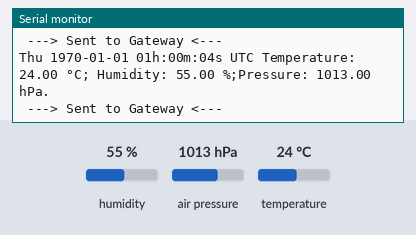
A sketch run on a simulated ESP32. Parts: the last lines printed to the serial monitor. Inputs (shaded band) come from the test bench; at power-on: humidity 55 %, air pressure 1013 hPa, temperature 24 °C. Nothing arrives over Bluetooth unless stated; a phone connects over Bluetooth LE 3 s after start.

Above: at 4.8 s.
4.9 s: humidity set to 22 %
At 5.8 s:
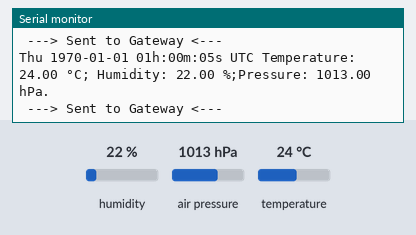
6.5 s: air pressure set to 952 hPa
At 7.8 s:
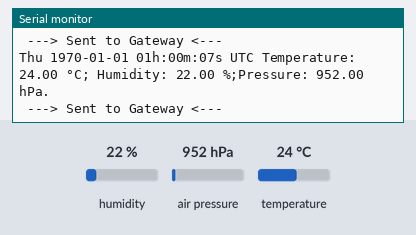
8.1 s: temperature set to 12 °C
At 8.1 s:
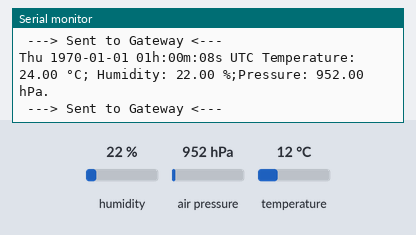
9.7 s: air pressure set to 975 hPa
At 10.8 s:
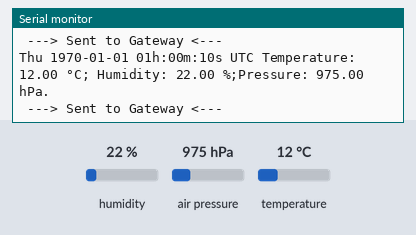
11.3 s: humidity set to 40 %
At 12.8 s:
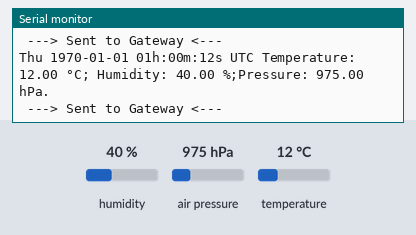
Timing chart, 0 to 13.9 s (numbered marks = the images above; inputs shaded):
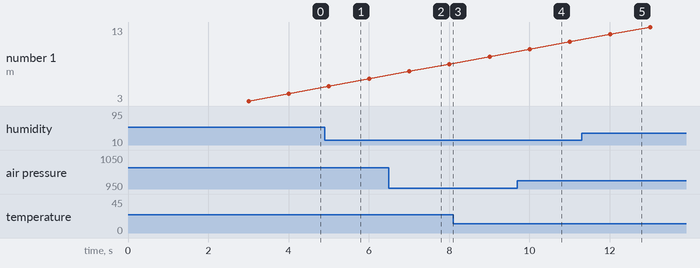

Measured:
- after the input at 4.9 s, the serial monitor: prints a new line after 0.11 s (image 1)
- after the input at 6.5 s, the serial monitor: prints a new line after 0.51 s (image 2)
- after the input at 9.7 s, the serial monitor: prints a new line after 0.31 s (image 4)
- after the input at 11.3 s, the serial monitor: prints a new line after 0.71 s (image 5)

The sketch:

A_Server_0_1.ino
```cpp
#include <DHT.h>
#include <DHT_U.h>

/*********
  Rui Santos
  Complete instructions at https://RandomNerdTutorials.com/esp32-ble-server-client/
  Permission is hereby granted, free of charge, to any person obtaining a copy of this software and associated documentation files.
  The above copyright notice and this permission notice shall be included in all copies or substantial portions of the Software.
*********/

#include <BLEDevice.h>
#include <BLEServer.h>
#include <BLEUtils.h>
#include <BLE2902.h>
#include <Wire.h>
#include <Adafruit_Sensor.h>
#include <Adafruit_BME280.h>

#define _GLIBCXX_USE_CXX11_ABI 0
//Default Temperature is in Celsius
//Comment the next line for Temperature in Fahrenheit
#define temperatureCelsius

//BLE server name
#define bleServerName "grupo_2_ESP"


#define DHTPIN 17
#define DHTTYPE DHT11
Adafruit_BME280 bme; // I2C
DHT_Unified dht(DHTPIN, DHTTYPE);
clock_t begin = clock();
char *timeArr;

bool first=true;
float temp;
float tempF;
float hum;
float pressure;
float startTime = millis();

boolean newTime = false;

bool deviceConnected = false;

// See the following for generating UUIDs:
// https://www.uuidgenerator.net/
#define SERVICE_UUID "1aa3d607-8465-4476-a592-40a6b0f14efb"

// Temperature Characteristic and Descriptor
#define temperatureCelsius
  BLECharacteristic bmeCharacteristics("b673b689-9772-47a8-825d-51f07e9a3098", BLECharacteristic::PROPERTY_NOTIFY);
  BLEDescriptor bmeDescriptor(BLEUUID((uint16_t)0x2902)); //check why this

#define timeC
  BLECharacteristic timeCharacteristics("3a3e6d34-6a5d-4205-9b91-94ed7c92f6e1", BLECharacteristic::PROPERTY_NOTIFY);
  BLEDescriptor timeDescriptor(BLEUUID((uint16_t)0x2902)); //check why this

//Setup callbacks onConnect and onDisconnect
class MyServerCallbacks: public BLEServerCallbacks {
  void onConnect(BLEServer* pServer) {
    deviceConnected = true;
  };
  void onDisconnect(BLEServer* pServer) {
    deviceConnected = false;
  }
};

void initBME(){
  if (!bme.begin(0x76)) {
    Serial.println("Could not find a valid BME280 sensor, check wiring!");
    while (1);
  }
}


void setup() {
  // Start serial communication
  Serial.begin(115200);
  dht.begin();
  sensor_t sensor;
  dht.temperature().getSensor(&sensor);
  dht.humidity().getSensor(&sensor);
  // Init BME Sensor
  initBME();
  //turn on when included
  timeArr = "0";
  // Create the BLE Device
  BLEDevice::init(bleServerName);

  // Create the BLE Server
  BLEServer *pServer = BLEDevice::createServer();
  pServer->setCallbacks(new MyServerCallbacks());

  // Create the BLE Service
  BLEService *bmeService = pServer->createService(SERVICE_UUID);

  // Create BLE Characteristics and Create a BLE Descriptor
  // Temperature
  #define temperatureCelsius
    bmeService->addCharacteristic(&bmeCharacteristics);
    bmeDescriptor.setValue("BME values");
    bmeCharacteristics.addDescriptor(&bmeDescriptor);

    #define timeC
    bmeService->addCharacteristic(&timeCharacteristics);
    bmeDescriptor.setValue("Time Values");
    bmeCharacteristics.addDescriptor(&timeDescriptor);


  // Start the service
  bmeService->start();

  // Start advertising
  BLEAdvertising *pAdvertising = BLEDevice::getAdvertising();
  pAdvertising->addServiceUUID(SERVICE_UUID);
  pServer->getAdvertising()->start();
  Serial.println("Waiting a client connection to notify...");
  //Assign callback functions for the Characteristics

}

void loop() {
  static char tempStringC[4];
  if (deviceConnected) {
    if(millis()-startTime>=1000){
      startTime=millis();
    pressure = bme.readPressure()/100;
        sensors_event_t event;
        dht.temperature().getEvent(&event);


    timeArr=(char*)timeCharacteristics.getValue().c_str();


   Serial.print("\n");


  Serial.print(timeConverter());
  if (isnan(event.temperature)) {
    Serial.println(F("Error reading temperature!"));
  }
  else {
    Serial.print(F(" Temperature: "));
    Serial.print(event.temperature);

    dtostrf(event.temperature,4,1,tempStringC);
    Serial.print(F(" °C;"));
  }
  // Get humidity event and print its value.
  dht.humidity().getEvent(&event);
  if (isnan(event.relative_humidity)) {
    Serial.println(F("Error reading humidity!"));
  }
  else {
    Serial.print(F(" Humidity: "));
    Serial.print(event.relative_humidity);
    Serial.print(F(" %;"));
  }


    Serial.print("Pressure: ");
    Serial.print(pressure);
    Serial.print(" hPa.");

    static char humStringC[7];
    static char pressureStringC[3];
    static char temporC[3];
      dtostrf(event.relative_humidity,2,0,humStringC);
    dtostrf(event.relative_humidity,3,0,temporC);
    dtostrf(pressure,3,0,pressureStringC);

  //charArray to send to the client
    static char toSendC[10];
    memset(toSendC,0,10);
    //this loop is redundant, currently for some weird reason it needs is to work; this compiler is the devil: try to fix later
    for(int i=0;i<2;i++){
      humStringC[i] = temporC[i] ;
    }
    for(int i=0;i<4;i++){
      humStringC[i+2] = tempStringC[i] ;
    }

    for(int i=0;i<6;i++){
      toSendC[i]=humStringC[i];
    }
    for(int i=0;i<3;i++){
      toSendC[i+6]=pressureStringC[i];
    }

    //we are aware this burns one's eyes
    toSendC[0]=temporC[1];
    toSendC[1]=temporC[2];
    toSendC[9]='\0';


  bmeCharacteristics.setValue(toSendC);
  bmeCharacteristics.notify();
  Serial.print("\n ---> Sent to Gateway <--- \n");
    }
  }
}

String timeConverter(){
  clock_t end = clock();
  float time_spent = round((float)(end - begin)) / CLOCKS_PER_SEC;
  float toAdd=atof(timeArr);
  float timePassed = millis();
  int timePassedDiv = (int)roundNo(timePassed/1000);
  double currentTime = ((double)timePassedDiv+(double)toAdd)+3600;
  time_t currentTimeT = currentTime;

    struct tm  ts;
    char       buf[80];

    // Get current time


    // Format time, "ddd yyyy-mm-dd hh:mm:ss zzz"
    ts = *localtime(&currentTimeT);
    strftime(buf, sizeof(buf), "%a %Y-%m-%d %Hh:%Mm:%Ss %Z", &ts);

  return buf;
  }

  int roundNo(float num)
{
    return num < 0 ? num - 0.5 : num + 0.5;
}
```
